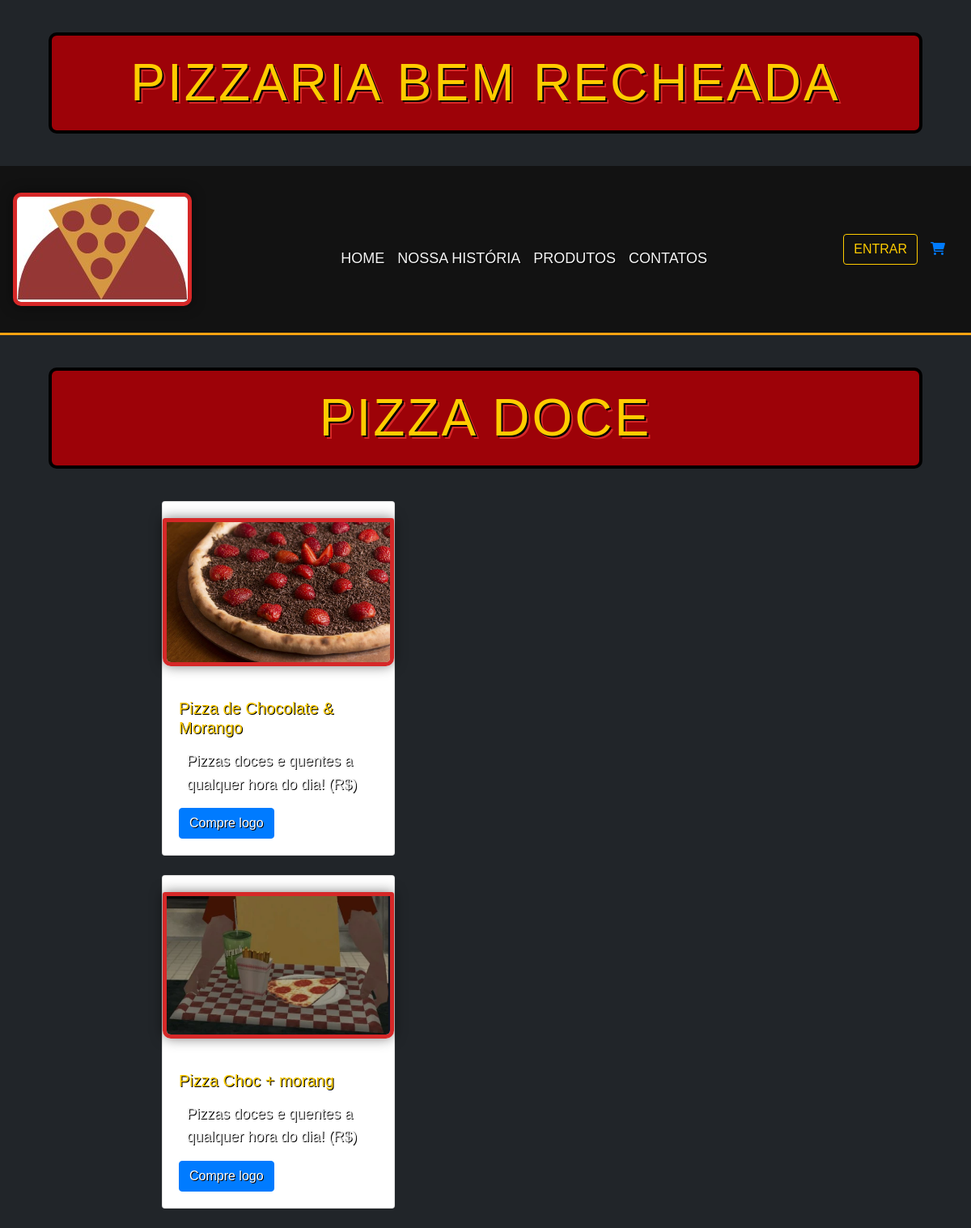
The page /doce/ on the database as committed earlier.
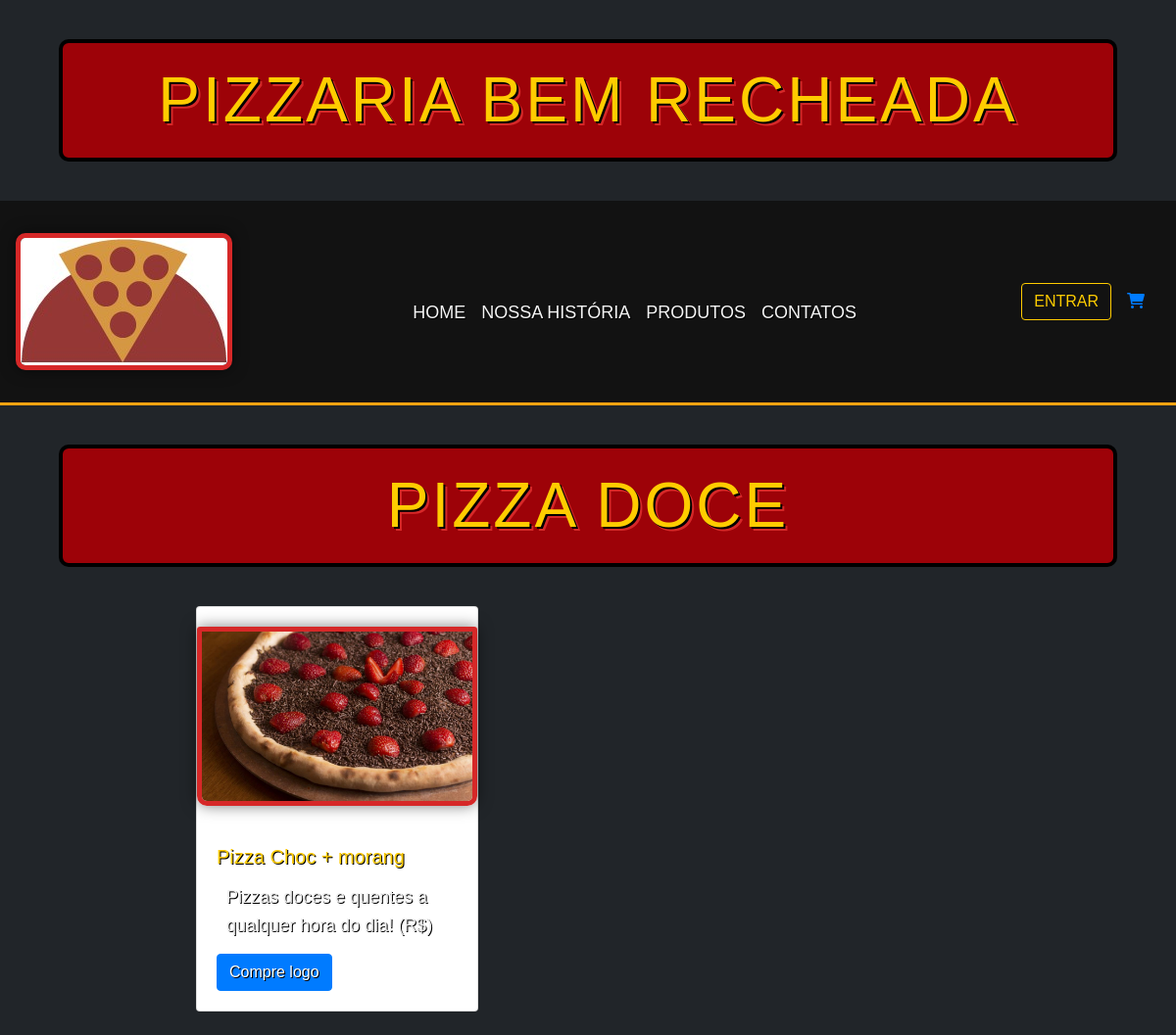
The same page on the database as committed later.
### produto/models.py (models this page shows, shortened)
class Produto(models.Model):
    nome = models.CharField(max_length=100)
    descricao = models.TextField()
    imagem = models.ImageField(upload_to='produtos/')
    categoria = models.ForeignKey(Categoria, on_delete=models.CASCADE)
    valor = models.DecimalField(max_digits=10, decimal_places=2, blank=True, default=0)
    quantidade = models.IntegerField(default=0, blank=True)

### principal/views.py (the view)
# urls.py: path('doce/', doce, name='doce'),
def doce(request):
    try:
        ID_PIZZAS_DOCES = 5
        categoria_doce = Categoria.objects.get(pk=ID_PIZZAS_DOCES)
        produtos = Produto.objects.filter(categoria=categoria_doce)
    except Categoria.DoesNotExist:
        produtos = []
    return render(request, "doce.html", {'produtos': produtos})

### principal/templates/doce.html (shortened to what this page needs)
{% extends 'home.html' %}
{% block content %}
    <h1>Pizza Doce</h1>
    <ul class="list-unstyled">
        {% for produto in produtos %}
            <li class="mb-4">
                <div class="card" style="width: 18rem;">
                    <img class="card-img-top"
                         src="{{ produto.imagem.url }}"
                         alt="Imagem de {{ produto.nome }}">
                    <div class="card-body">
                        <h5 class="card-title">{{ produto.nome }}</h5>
                        <p class="card-text">Pizzas doces e quentes a qualquer hora do dia! (R${{ produto.preco }})</p>
                        <a href="{% url 'addcarrinho' produto.id %}" class="btn btn-primary">Compre logo</a>
                    </div>
                </div>
            </li>
        {% empty %}
            <p>Nenhum produto encontrado</p>
        {% endfor %}
    </ul>
{% endblock %}

Rows that differ between the two databases and show on the page:
removed Produto: imagem (picture), nome "Pizza de Chocolate & Morango"
changed Produto "Pizza Choc + morang": imagem: a different picture
